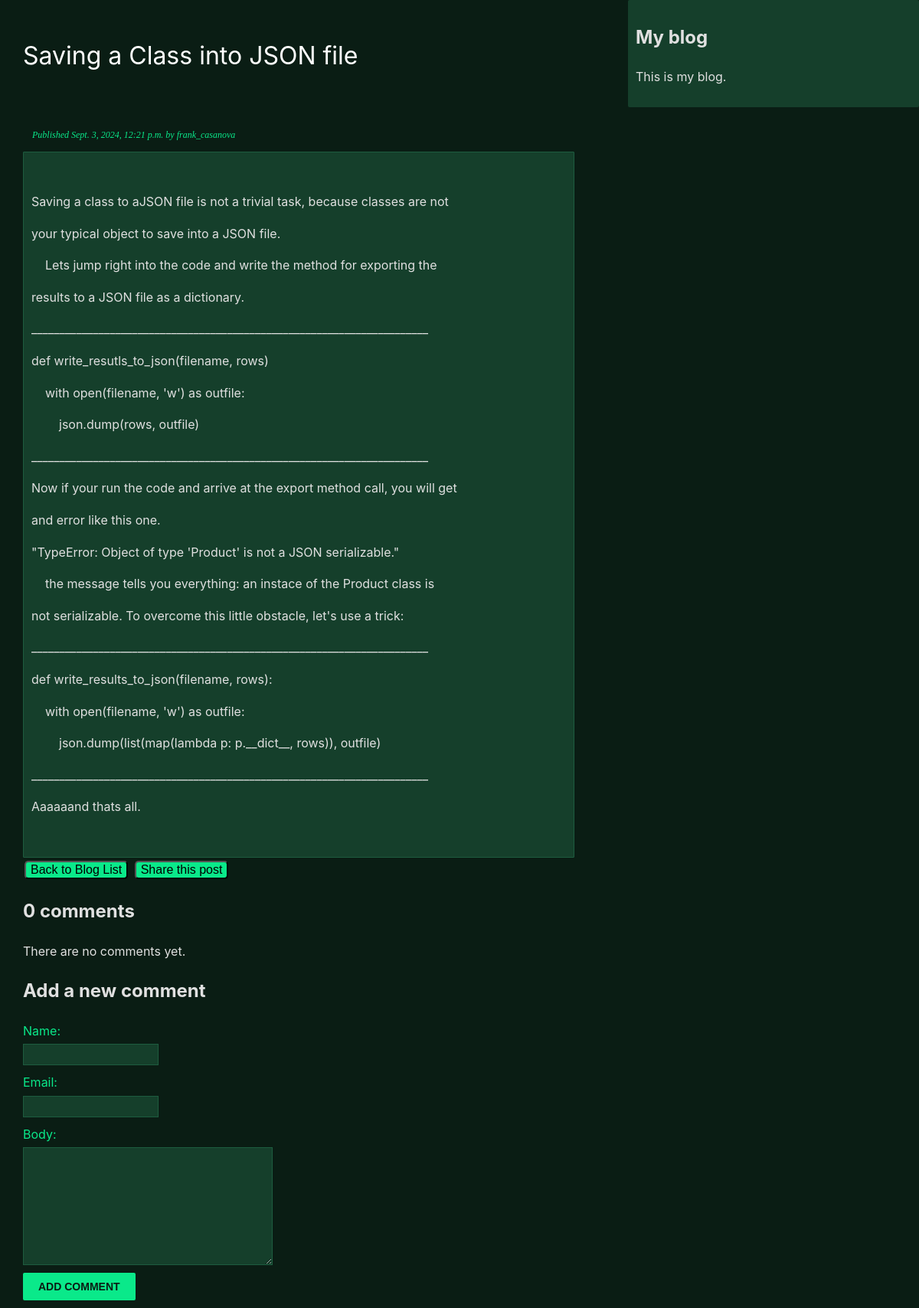
The app's page /2024/9/3/saving-a-class-into-JSON-file/ with its own data.
### blog/models.py (models this page shows, shortened)
class Post_djb(models.Model):
    class Status(models.TextChoices):
        DRAFT = 'd', 'Draft'
        PUBLISHED = 'p', 'Published'
    title = models.CharField(max_length=87)
    slug = models.SlugField(max_length=87, unique_for_date='publish')
    author = models.ForeignKey(settings.AUTH_USER_MODEL, on_delete=models.CASCADE, related_name='blog_posts')
    body = models.TextField()
    publish = models.DateTimeField(default=timezone.now)
    created = models.DateTimeField(auto_now_add=True)
    updated = models.DateTimeField(auto_now=True)
    status = models.CharField(max_length=1, choices=Status.choices, default=Status.DRAFT)
    objects = models.Manager()
    published = PublishedManager()
    class Meta:
        ordering = ['-publish']
        indexes = [
            models.Index(fields=['-publish']),
        ]

### blog/views.py (the view)
# urls.py: path('<int:year>/<int:month>/<int:day>/<slug:post>/', views.post_detail, name='post_detail'),
def post_detail(request, year, month, day, post):
    post = get_object_or_404(
        Post_djb,
        status = Post_djb.Status.PUBLISHED,
        slug = post,
        publish__year = year,
        publish__month = month,
        publish__day = day
        )
    comments = post.comments.filter(active=True)
    form = CommentForm()
    return render(request, 'blog/post/detail.html', {'post': post, 'comments': comments, 'form': form})

### blog/forms.py
class CommentForm(forms.ModelForm):
    class Meta:
        model = Comment_djb
        fields = ('name', 'email', 'body')

### blog/templates/blog/post/detail.html (shortened to what this page needs)
{% extends "blog/base.html" %}
{% block content %}
  <h1>{{ post.title }}</h1>
  <p class="date">
    Published {{ post.publish }} by {{ post.author }}
  </p>
<div class="text-body">
  {{ post.body|linebreaks }}
 </div>
<button class="btn-detail"><a class="a-detail" href="{% url 'blog:post_list' %}" class="btn btn-secondary">Back to Blog List</a></button>
<button class="btn-detail">
  <a  class="a-detail" href="{% url "blog:post_share" post.id %}">
    Share this post
  </a>
  </button>
{% with comments.count as total_comments %}
  <h2>
    {{ total_comments }} comment{{ total_comments|pluralize }}
  </h2>
{% endwith %}
{% for comment in comments %}
  <div class="comment">
    <p class="info">
      Comment {{ forloop.counter }} by {{ comment.name }}
      {{ comment.created }}
    </p>
    {{ comment.body|linebreaks }}
  </div>
{% empty %}
  <p>There are no comments yet.</p>
{% endfor %}
{% include "blog/post/includes/comment_form.html" %}
{% endblock %}

### blog/static/css/style.css (style rules this page uses)
body { margin: 0; padding: 0; font-family: 'Inter', sans-serif; background-color: #0A1D14; color: #E0E0E0; line-height: 1.6; transition: background-color 0.3s, color 0.3s; }
a { color: #0AE98A; text-decoration: none; transition: color 0.3s; }
a.a-detail { color: black; text-decoration: none; transition: color 0.3s; }
h1 { font-weight: normal; color: #FFFFFF; animation: slideInDown 1s ease-in-out; }
h1 { padding-bottom: 10px; transition: border-color 0.3s; }
div.text-body { border: 1px solid #1D5C3F; color: #E0E0E0; border-radius: 1px; padding: 10px; background-color: #153F2B; }
button.btn-detail { background-color: #0AE98A; color: #0A1D14; text-align: center; text-decoration: none; display: inline-block; font-size: 16px; margin: 4px 2px; border-radius: 5px; transition: background-color 0.3s, color 0.3s; cursor: pointer; }
p.date { color: #0AE98A; font-family: 'Georgia', serif; font-size: 12px; font-style: italic; }
label { float: left; clear: both; color: #0AE98A; margin-bottom: 4px; }
input, textarea { clear: both; float: left; margin: 0 0 10px; background: #153F2B; border: 1px solid #1D5C3F; padding: 6px 10px; font-size: 12px; color: #E0E0E0; transition: background-color 0.3s, border-color 0.3s; }

### records on screen
Post_djb: title "Saving a Class into JSON file", publish "Sept. 3, 2024, 12:21 p.m.", author "frank_casanova", body "Saving a class to aJSON file is not a trivial task, because classes are not your typical object to save into a JSON file. Lets jump right into the code and write the method for exporting the results to a JSON file as a dictionary. _______________________________________________________________________ def write_resutls_to_json(filename, rows) with open(filename, 'w') as outfile: json.dump(rows, outfile) _______________________________________________________________________ Now if your run the code and arrive at the export method call, you will get and error like this one. \"TypeError: Object of type 'Product' is not a JSON serializable.\" the message tells you everything: an instace of the…"

### other values on screen
{{ total_comments }} "0"
